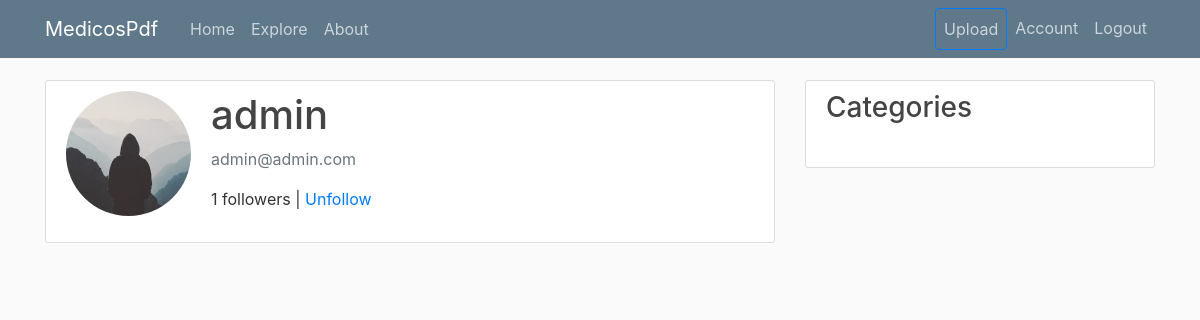
/account/admin (signed in), run on an earlier commit of the app's database.
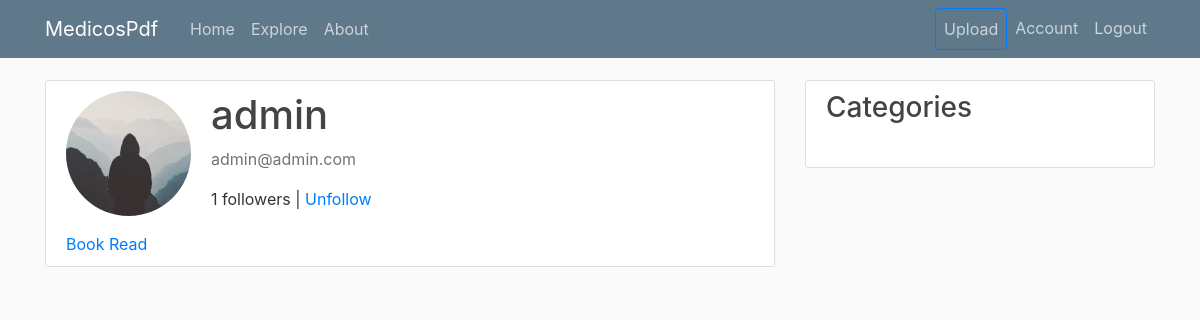
And on a later commit of the database.
### medicospdf/models.py (models this page shows, shortened)
class User(db.Model, UserMixin):
    id = db.Column(db.Integer, primary_key=True)
    username = db.Column(db.String(20), unique=True, nullable=False)
    email = db.Column(db.String(120), unique=True, nullable=False)
    image_file = db.Column(db.String(20), nullable=False, default='default.jpg')
    password = db.Column(db.String(60), nullable=False)
    is_admin = db.Column(db.Boolean, default = False)
    posts = db.relationship('Post', backref='author', lazy=True)
    slides = db.relationship('Slide', backref = 'author', lazy = True)
    liked = db.relationship('SlideLike', foreign_keys = 'SlideLike.user_id',
        backref = 'author', lazy = True)
    comments = db.relationship('Comment', backref = 'author', lazy = True)
    categories = db.relationship('Category', backref = 'author', lazy = True)
    followed = db.relationship('User', secondary = followers,
                                primaryjoin = (followers.c.follower_id == id),
                                secondaryjoin = (followers.c.followed_id == id),
                                backref = db.backref('followers', lazy = 'dynamic'),
                                lazy = 'dynamic')
    def is_following(self, user):
        return self.followed.filter(followers.c.followed_id == user.id).count() > 0

class Slide(db.Model):
    __searchable__  = ['title', 'description']
    id = db.Column(db.Integer, primary_key = True)
    title = db.Column(db.String(200), nullable = False)
    description = db.Column(db.Text, nullable = False)
    file = db.Column(db.String(1000), nullable = False)
    date_posted = db.Column(db.DateTime, nullable=False, default=datetime.utcnow)
    user_id = db.Column(db.Integer, db.ForeignKey('user.id'), nullable = False)
    likes = db.relationship('SlideLike', backref = 'slide', lazy = True)
    comments = db.relationship('Comment', backref = 'slide', lazy = True)
    category_id = db.Column(db.Integer, db.ForeignKey('category.id'), nullable = True)

### medicospdf/routes.py (the view)
@app.route('/account/<username>')
@login_required
def account(username):
    user = User.query.filter_by(username = username).first()
    if user is None:
        flash('User %s is not found.', username)
        return redirect(url_for('home'))
    slides = user.slides
    return render_template('account.html', user = user, slides = slides, title = 'Account')

### medicospdf/models.py (called while the page is built)
@login_manager.user_loader
def load_user(user_id):
    return User.query.get(int(user_id))

### medicospdf/templates/account.html
{% extends 'layout.html' %}
{% block content %}
	<div class="content-section">
	  	<div class="media">
	        <img class="rounded-circle account-img" src="{{ url_for('static', filename = 'profile_pics/' + user.image_file) }}">
	        <div class="media-body">
		        <h2 class="account-heading">{{ user.username }}</h2>
		        <p class="text-secondary">{{ user.email }}</p>
				<p>{{ user.followers.count() }} followers |
					{% if user == current_user %}
						<a href="#">Edit your profile</a>
					{% elif not current_user.is_following(user) %}
						<a href="{{ url_for('follow', username = user.username) }}">Follow</a>
					{% else %}
						<a href="{{ url_for('unfollow', username = user.username) }}">Unfollow</a>
					{% endif %}
				</p>
	        </div>
	  	</div>
	  	<div>
	  		{% for slide in slides %}
	  			<a href="{{ url_for('slide', slide_id = slide.id) }}">{{ slide.title }}</a>
	  		{% endfor %}
	  	</div>
	</div>
{% endblock %}

What changed in the data, as far as the page shows it:
now on this page (row edited): Slide: title "Book"
now on this page (row edited): Slide: title "Read"
